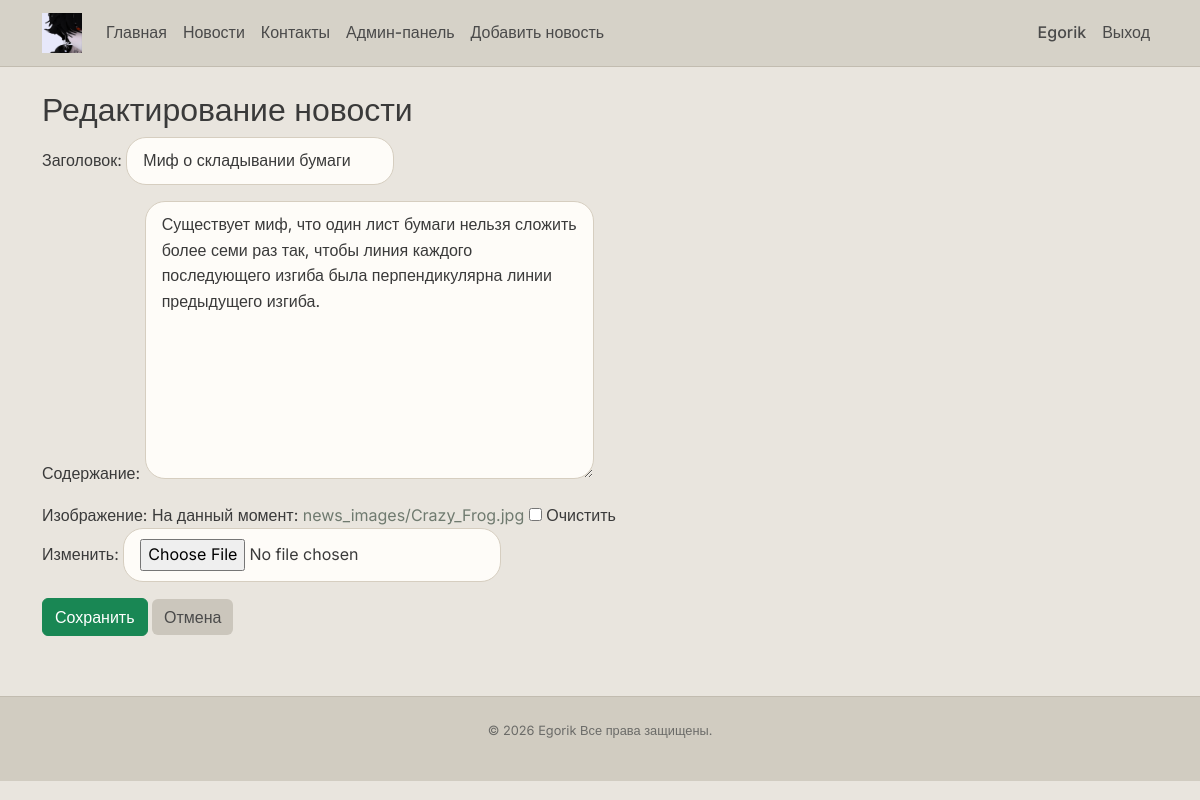
/news/8/edit/ (signed in), run on the app's committed database.
### news/models.py (models this page shows, shortened)
class News(models.Model):
    title = models.CharField(max_length=200, verbose_name='Заголовок')
    content = models.TextField(verbose_name='Содержание')
    author = models.ForeignKey(User, on_delete=models.CASCADE, verbose_name='Автор')
    pub_date = models.DateTimeField(default=timezone.now, verbose_name='Дата публикации')
    image = models.ImageField(upload_to='news_images/', blank=True, null=True, verbose_name='Изображение')
    class Meta:
        ordering = ['-pub_date']
        verbose_name = 'Новость'
        verbose_name_plural = 'Новости'

### news/views.py (the view)
# urls.py: path('news/<int:pk>/edit/', views.news_edit, name='news_edit'),
@staff_member_required
def news_edit(request, pk):
    news = get_object_or_404(News, pk=pk)
    if request.method == 'POST':
        form = NewsForm(request.POST, request.FILES, instance=news)
        if form.is_valid():
            form.save()
            return redirect('news_detail', pk=news.pk)
    else:
        form = NewsForm(instance=news)
    return render(request, 'news/news_form.html', {'form': form, 'title': 'Редактирование новости'})

### news/forms.py
class NewsForm(forms.ModelForm):
    class Meta:
        model = News
        fields = ['title', 'content', 'image']

### templates/news/news_form.html (shortened to what this page needs)
{% extends 'base.html' %}
{% block content %}
<h2>{{ title }}</h2>
<form method="post" enctype="multipart/form-data">
    {{ form.as_p }}
    <button type="submit" class="btn btn-success">Сохранить</button>
    <a href="{% url 'news_list' %}" class="btn btn-secondary">Отмена</a>
</form>
{% endblock %}

### templates/base.html (shortened to what this page needs)
<!DOCTYPE html>
<html lang="ru">
<head>
    <link href="https://cdn.jsdelivr.net/npm/bootstrap@5.3.0-alpha1/dist/css/bootstrap.min.css" rel="stylesheet">
    {% load static %}
    <link rel="stylesheet" href="{% static 'css/soft.css' %}">
</head>
<body>
    <nav class="navbar navbar-expand-lg navbar-dark bg-dark">
        <div class="container">
            <a class="navbar-brand" href="{% url 'home' %}">
                <img src="{% static 'logo.jpg' %}" alt="Логотип" height="40">
            </a>
            <div class="collapse navbar-collapse" id="navbarNav">
                <ul class="navbar-nav me-auto">
                    <li class="nav-item"><a class="nav-link" href="{% url 'home' %}">Главная</a></li>
                    <li class="nav-item"><a class="nav-link" href="{% url 'news_list' %}">Новости</a></li>
                    <li class="nav-item"><a class="nav-link" href="{% url 'contacts' %}">Контакты</a></li>
                    {% if user.is_authenticated and user.is_staff %}
                        <li class="nav-item"><a class="nav-link" href="{% url 'admin:index' %}">Админ-панель</a></li>
                    {% endif %}
                    {% if user.is_authenticated and user.is_staff %}
                        <li class="nav-item"><a class="nav-link" href="{% url 'news_create' %}">Добавить новость</a></li>
                    {% endif %}
                </ul>
                <ul class="navbar-nav">
                    {% if user.is_authenticated %}
                        <li class="nav-item"><a class="nav-link" href="{% url 'profile' %}">{{ user.username }}</a></li>
                        <li class="nav-item"><a class="nav-link" href="{% url 'logout' %}">Выход</a></li>
                    {% else %}
                        <li class="nav-item"><a class="nav-link" href="{% url 'login' %}">Вход</a></li>
                        <li class="nav-item"><a class="nav-link" href="{% url 'register' %}">Регистрация</a></li>
                    {% endif %}
                </ul>
            </div>
        </div>
    </nav>
    <div class="container mt-4">
        {% block content %}{% endblock %}
    </div>
    <footer>
        <p>© 2026 Egorik Все права защищены.</p>
    </footer>
</body>
</html>

### news/static/css/soft.css (style rules this page uses)
* { margin: 0; padding: 0; box-sizing: border-box; }
body { font-family: 'Inter', sans-serif; background: #e9e5de; color: #3a3a3a; line-height: 1.6; }
.navbar { background: #d6d2c8 !important; border-bottom: 1px solid #c2bcb0; box-shadow: none; }
.navbar .nav-link { color: #4a4a4a !important; font-weight: 500; transition: 0.2s; }
form input, form textarea, form select { background: #fefcf8; border: 1px solid #d6cec0; border-radius: 20px; color: #3a3a3a; padding: 10px 16px; transition: 0.15s; }
.btn-secondary { background: #cbc6bc !important; border: none; color: #4a4a4a; }
a { color: #6f7a6f; text-decoration: none; }
footer { background: #d1ccc1; border-top: 1px solid #c2bcb0; margin-top: 60px; padding: 24px 0; text-align: center; color: #6b6b68; font-size: 0.8rem; }

### data on the page
News: title "Миф о складывании бумаги", content "Существует миф, что один лист бумаги нельзя сложить более семи раз так, чтобы линия каждого последующего изгиба была перпендикулярна линии предыдущего изгиба."

### other printed values
{{ user.username }} "Egorik"
{{ title }} "Редактирование новости"
